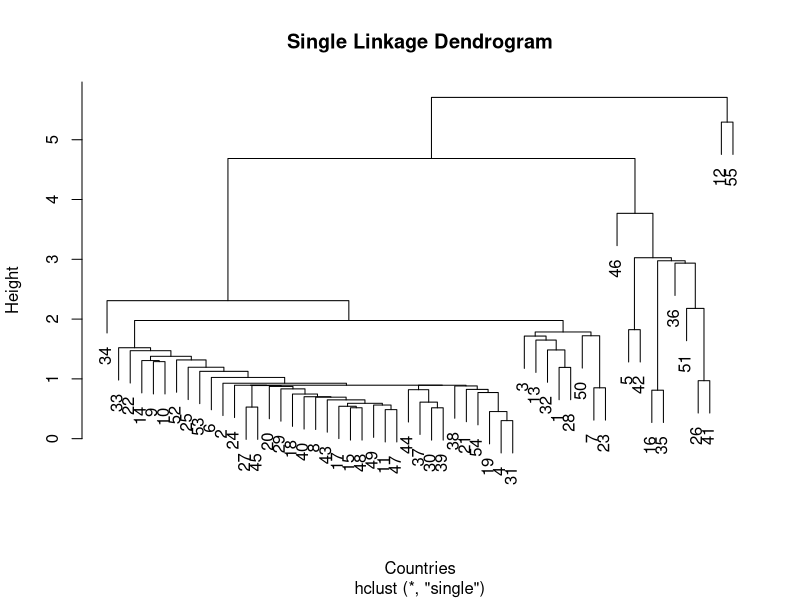
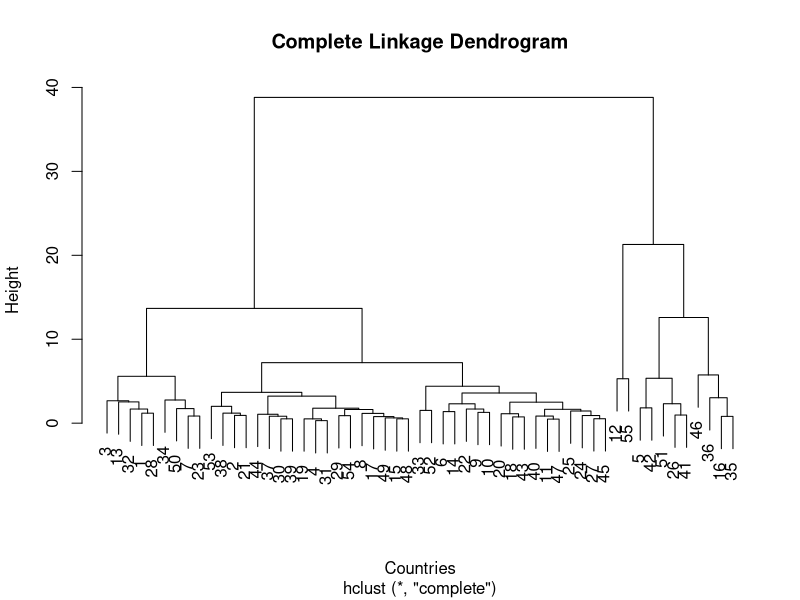
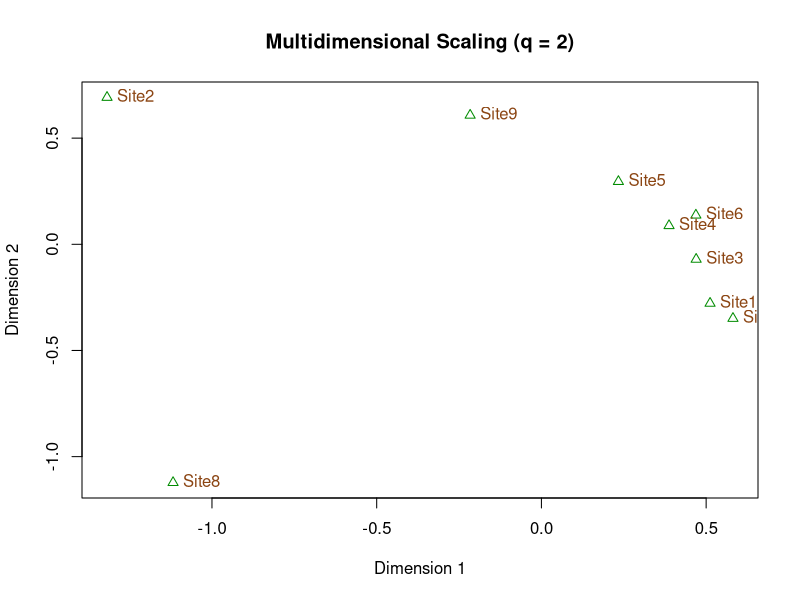

Write the R code that produced these figures, in order.
## ---- chunk 1
library(cluster)

trackData <- read.csv("TrackData.csv")

# Extract the columns
countryData <- trackData[, -c(1, 2)]

# Function to calculate Euclidean distances between countries
euclideanDistances <- dist(countryData, method = "euclidean")

# Hierarchical clustering using single and complete linkage
singleLinkageClusters <- hclust(euclideanDistances, method = "single")
completeLinkageClusters <- hclust(euclideanDistances, method = "complete")

# Plots
plot(singleLinkageClusters,
     main = "Single Linkage Dendrogram",
     xlab = "Countries")
plot(completeLinkageClusters, 
     main = "Complete Linkage Dendrogram",
     xlab = "Countries")
## ---- chunk 2
# Perform k-means clustering for k = 2, 3, and 4
kMeans2 <- kmeans(countryData, centers = 2)
kMeans3 <- kmeans(countryData, centers = 3)
kMeans4 <- kmeans(countryData, centers = 4)


# Use this function to print out the clusters (very neat)
getClusterLists <- function(result, k) {
  clusterLists <- lapply(1:k, function(i) {
    countriesInCluster <- result$cluster == i
    return(trackData$Country[countriesInCluster])
  })
  names(clusterLists) <- paste0("Cluster", 1:k)
  return(clusterLists)
}

# Get lists of countries for each cluster
clusterLists2 <- getClusterLists(kMeans2, 2)
clusterLists3 <- getClusterLists(kMeans3, 3)
clusterLists4 <- getClusterLists(kMeans4, 4)

# Display lists of countries by cluster
print("K-means Clustering (k = 2):")
clusterLists2

print("K-means Clustering (k = 3):")
clusterLists3

print("K-means Clustering (k = 4):")
clusterLists4
## ---- chunk 3
# Compare k-means clustering with hierarchical clustering
print("Hierarchical Clustering - Single Linkage:")
print(cutree(singleLinkageClusters, k = 2))
print(cutree(singleLinkageClusters, k = 3))
print(cutree(singleLinkageClusters, k = 4))

print("Hierarchical Clustering - Complete Linkage:")
print(cutree(completeLinkageClusters, k = 2))
print(cutree(completeLinkageClusters, k = 3))
print(cutree(completeLinkageClusters, k = 4))

print("K-means Clustering:")
print(kMeans2$cluster)
print(kMeans3$cluster)
print(kMeans4$cluster)
## ---- chunk 4
archaeo <- read.csv("ArchaeoData.csv", 
                 header = TRUE, 
                 row.names = 1)

distances <- as.matrix(archaeo)

# Perform multidimensional scaling for q = 2
mds_result <- cmdscale(distances, k = 2)

# Plot the coordinates for q = 2
plot(mds_result, type = "n", 
     xlab = "Dimension 1", 
     ylab = "Dimension 2", 
     main = "Multidimensional Scaling (q = 2)")

# Add points with labels (not perfect but it works)
points(mds_result, col = "green4", pch = 2)
text(mds_result, labels = rownames(mds_result), 
     pos = 4, col = "chocolate4")
